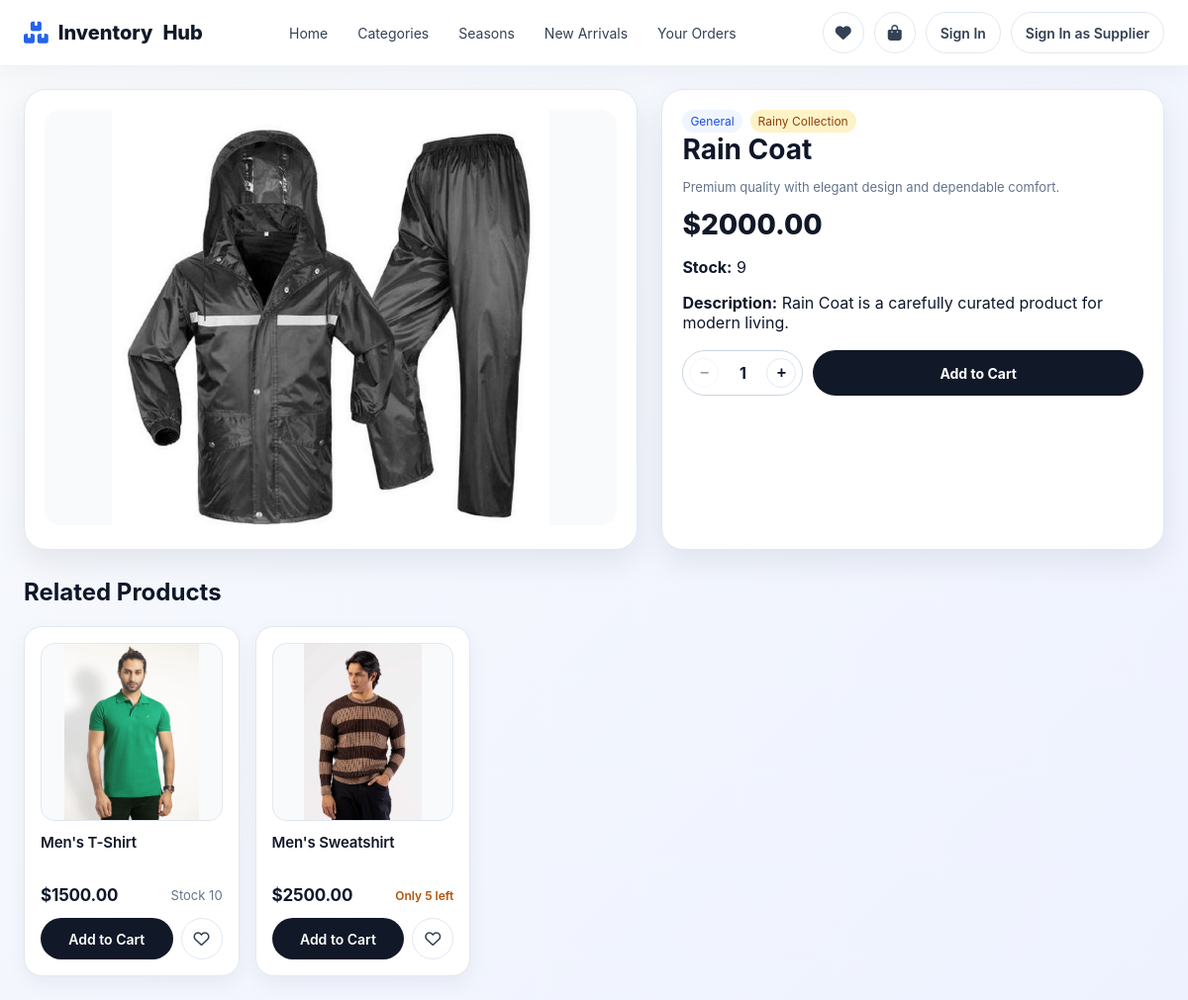
Screenshot of /accounts/buyer/product/3/ with the database file from the repository.
### accounts/models.py (models this page shows, shortened)
class Product(models.Model):
    name = models.CharField(max_length=255)
    category = models.ForeignKey(Category, on_delete=models.SET_NULL,null=True, blank=True)
    season = models.ForeignKey(Season, on_delete=models.SET_NULL, null=True, blank=True)
    price = models.DecimalField(max_digits=10, decimal_places=2,validators=[MinValueValidator(0.01)])
    quantity = models.PositiveIntegerField()
    picture = models.ImageField(upload_to=UniqueFileName('product_images/'), null=True, blank=True)
    created_at = models.DateTimeField(auto_now_add=True)

class Season(models.Model):
    name = models.CharField(max_length=100)

### accounts/views.py (the view)
# urls.py: path('<str:user_type>/product/<int:product_id>/', views.buyer_product_detail, name='buyer_product_detail'),
def buyer_product_detail(request, user_type, product_id):
    product = get_object_or_404(Product, id=product_id)
    related_products = Product.objects.select_related('category', 'season').filter(category=product.category).exclude(id=product.id)[:4]
    seasonal_products = Product.objects.select_related('category', 'season').filter(season=product.season).exclude(id=product.id).exclude(id__in=[p.id for p in related_products])[:4]
    return render(request, 'accounts/buyer_product_detail.html', {
        'product': product,
        'related_products': related_products,
        'seasonal_products': seasonal_products,
        'wishlist_ids': request.session.get('wishlist', []),
        'cart_product_ids': list(request.session.get('cart', {}).keys()),
    })

### accounts/context_processors.py (called while the page is built)
def auth_status(request):
    current_buyer = None
    current_supplier = None
    buyer_id = request.session.get('buyer_id')
    supplier_id = request.session.get('supplier_id')
    if buyer_id:
        current_buyer = Buyer.objects.filter(id=buyer_id).first()
    if supplier_id:
        current_supplier = Supplier.objects.filter(id=supplier_id).first()
    return {
        'current_buyer': current_buyer,
        'current_supplier': current_supplier,
    }

def storefront_nav(request):
    cart = request.session.get('cart', {})
    wishlist = request.session.get('wishlist', [])
    _, cart_count = _cart_summary(cart) if isinstance(cart, dict) else (None, 0)
    return {
        'nav_categories': Category.objects.all().order_by('name'),
        'nav_seasons': Season.objects.all().order_by('name'),
        'nav_cart_count': cart_count,
        'nav_wishlist_count': len(wishlist),
    }

### accounts/views.py (called while the page is built, shortened)
def _cart_summary(cart):
    product_ids = [int(pid) for pid in cart.keys() if str(pid).isdigit()]
    products = {p.id: p for p in Product.objects.filter(id__in=product_ids)}
    total = Decimal('0.00')
    count = 0
    return total, count

### accounts/templates/accounts/buyer_product_detail.html (shortened to what this page needs)
{% extends 'accounts/buyer_base.html' %}
{% block content %}
<div class="detail-shell">
    <div class="media-card">
        {% if product.picture and product.picture.name %}
        <img src="{{ product.picture.url }}" alt="{{ product.name }}">
        {% else %}
        <img src="/media/product_images/default-image.jpg" alt="{{ product.name }}">
        {% endif %}
    </div>
    <div class="info-card">
        <div class="meta-row">
            <span class="pill">{{ product.category.name|default:'General' }}</span>
            <span class="pill soft">{{ product.season.name|default:'All Season' }}</span>
        </div>
        <h1>{{ product.name }}</h1>
        <p class="muted">Premium quality with elegant design and dependable comfort.</p>
        <div class="price">${{ product.price }}</div>
        <p><strong>Stock:</strong> {{ product.quantity }}</p>
        <p><strong>Description:</strong> {{ product.name }} is a carefully curated product for modern living.</p>
        {% if product.quantity > 0 %}
        <div class="purchase-row">
            <div class="qty-box">
                <button type="button" class="qty-btn" id="qtyMinus" aria-label="Decrease quantity">&minus;</button>
                <span class="qty-value" id="qtyValue">1</span>
                <button type="button" class="qty-btn" id="qtyPlus" aria-label="Increase quantity">&plus;</button>
            </div>
            <button type="button" class="btn btn-primary" id="addToCartBtn"
                    data-add-to-cart-url="{% url 'add_to_cart' product.id %}" data-max="{{ product.quantity }}">
                Add to Cart
            </button>
        </div>
        {% else %}
        <p style="color: #dc2626; font-weight: 700;">Out of Stock</p>
        {% endif %}
    </div>
</div>
{% if related_products or seasonal_products %}
<div style="margin-top: 28px;">
    <div class="section-title" style="margin-bottom: 10px;">
        <h2>Related Products</h2>
    </div>
    <div class="product-grid">
        {% for related in related_products %}
        {% include 'accounts/partials/product_card.html' with product=related %}
        {% endfor %}
    </div>
</div>
{% endif %}
{% endblock %}

### accounts/templates/accounts/partials/product_card.html
<div class="product-card">
    <a class="product-link" href="{% url 'buyer_product_detail' 'buyer' product.id %}">
        <div class="product-image-wrap">
            {% if product.picture and product.picture.name %}
            <img src="{{ product.picture.url }}" alt="{{ product.name }}">
            {% else %}
            <img src="/media/product_images/default-image.jpg" alt="{{ product.name }}">
            {% endif %}
        </div>
        <h3>{{ product.name }}</h3>
        <div class="price-row">
            <span class="price">${{ product.price }}</span>
            {% if product.quantity <= 5 %}
            <span class="stock-low">Only {{ product.quantity }} left</span>
            {% else %}
            <span class="muted">Stock {{ product.quantity }}</span>
            {% endif %}
        </div>
    </a>
    <div class="product-card-actions">
        {% if product.id|stringformat:"s" in cart_product_ids %}
        <button type="button" class="btn-cart" disabled>Added to Cart</button>
        {% else %}
        <button type="button" class="btn-cart" data-add-to-cart="{% url 'add_to_cart' product.id %}">Add to Cart</button>
        {% endif %}
        {% if product.id|stringformat:"s" in wishlist_ids %}
        <button type="button" class="btn-wishlist active" data-toggle-wishlist="{% url 'toggle_wishlist' product.id %}"><i class="fas fa-heart"></i></button>
        {% else %}
        <button type="button" class="btn-wishlist" data-toggle-wishlist="{% url 'toggle_wishlist' product.id %}"><i class="far fa-heart"></i></button>
        {% endif %}
    </div>
</div>

### accounts/templates/accounts/buyer_product_detail.html (style rules this page uses)
.detail-shell { display: grid; grid-template-columns: 1.1fr 0.9fr; gap: 24px; }
.media-card, .info-card, .card { background: white; border-radius: 22px; padding: 20px; box-shadow: 0 12px 30px rgba(15,23,42,0.08); border: 1px solid #e2e8f0; }
.media-card img { width: 100%; height: 420px; object-fit: contain; border-radius: 16px; background: #f8fafc; }
.info-card h1 { margin: 0 0 8px; font-size: 28px; }
.price { font-size: 28px; font-weight: 800; color: #111827; margin: 10px 0; }
.purchase-row { display: flex; gap: 10px; margin-top: 18px; flex-wrap: wrap; }
.qty-box { display: inline-flex; align-items: center; gap: 14px; padding: 0 6px; border: 1px solid #cbd5e1; border-radius: 999px; background: white; height: 46px; }
.qty-btn { width: 30px; height: 30px; border-radius: 999px; border: 1px solid #e2e8f0; background: white; color: #0f172a; font-size: 16px; font-weight: 700; display: inline-flex; align-items: center; justify-content: center; cursor: pointer; line-height: 1; padding: 0; }
.qty-btn:disabled { opacity: 0.4; cursor: default; }
.qty-value { min-width: 20px; text-align: center; font-weight: 700; }
.btn { display: inline-flex; align-items: center; justify-content: center; height: 46px; padding: 0 20px; border-radius: 999px; text-decoration: none; border: none; cursor: pointer; font-weight: 700; font-family: inherit; font-size: 14px; box-sizing: border-box; }
.btn-primary { background: #111827; color: white; flex: 1; }

### accounts/templates/accounts/buyer_base.html (style rules this page uses)
:root { color-scheme: light; }
* { box-sizing: border-box; }
body { margin: 0; font-family: 'Inter', 'Segoe UI', Roboto, Arial, sans-serif; background: linear-gradient(135deg, #f8fafc 0%, #eef2ff 100%); color: #0f172a; }
.product-grid { display: grid; gap: 16px; grid-template-columns: repeat(2, 1fr); }
@media (min-width: 768px) { .product-grid { grid-template-columns: repeat(3, 1fr); } }
@media (min-width: 1200px) { .product-grid { grid-template-columns: repeat(5, 1fr); } }
.product-card { background: white; border-radius: 18px; padding: 16px; box-shadow: 0 8px 20px rgba(15,23,42,0.05); border: 1px solid #e2e8f0; display: flex; flex-direction: column; gap: 12px; transition: box-shadow 0.2s ease, transform 0.2s ease; }
.product-image-wrap { width: 100%; height: 180px; border-radius: 14px; background: #f8fafc; border: 1px solid #e2e8f0; overflow: hidden; flex-shrink: 0; }
.product-card img { width: 100%; height: 100%; object-fit: contain; transition: transform 0.35s ease; }
.product-card h3 { margin: 0; font-size: 15px; font-weight: 600; letter-spacing: -0.01em; line-height: 1.35; height: 2.7em; display: -webkit-box; -webkit-line-clamp: 2; -webkit-box-orient: vertical; overflow: hidden; color: #111827; }
.product-link { flex: 1; text-decoration: none; color: inherit; display: flex; flex-direction: column; gap: 12px; }
.product-card-actions { display: flex; gap: 8px; margin-top: auto; }
.price-row { display: flex; justify-content: space-between; align-items: center; height: 22px; }
.price-row .price { color: #0f172a; font-weight: 700; font-size: 17px; letter-spacing: -0.01em; }
.stock-low { color: #b45309; font-weight: 600; font-size: 12px; white-space: nowrap; }
.muted { color: #64748b; font-size: 13px; }
.meta-row { display: flex; flex-wrap: wrap; gap: 8px; }
.pill { display: inline-flex; padding: 4px 8px; border-radius: 999px; font-size: 12px; background: #eff6ff; color: #1d4ed8; }
.pill.soft { background: #fef3c7; color: #92400e; }
.btn-cart { flex: 1; display: inline-flex; align-items: center; justify-content: center; height: 42px; padding: 0 16px; border-radius: 999px; border: none; cursor: pointer; font-family: inherit; font-size: 14px; font-weight: 600; background: #111827; color: white; box-sizing: border-box; white-space: nowrap; overflow: hidden; text-overflow: ellipsis; transition: background 0.2s ease; }
.btn-wishlist { width: 42px; height: 42px; padding: 0; flex: 0 0 42px; border: 1px solid #e2e8f0; background: white; color: #334155; border-radius: 999px; cursor: pointer; display: inline-flex; align-items: center; justify-content: center; font-size: 16px; box-sizing: border-box; transition: color 0.15s ease, background 0.15s ease, border-color 0.15s ease, transform 0.15s ease; }

### rows the page displays
Product: picture (picture), category.name "General", season.name "Rainy Collection", name "Rain Coat", price "2000.00", quantity "9"
Product: picture (picture), name "Men's T-Shirt", price "1500.00", quantity "10", shows "Add to Cart"
Product: picture (picture), name "Men's Sweatshirt", price "2500.00", quantity "5", shows "Add to Cart"
